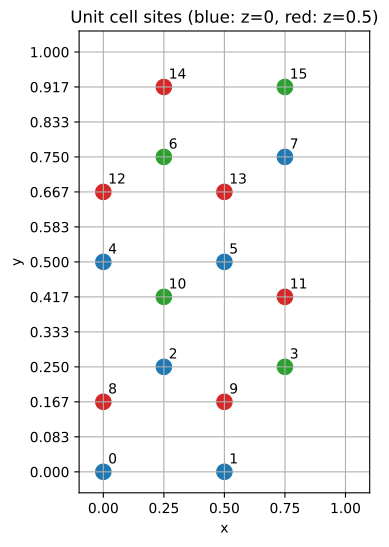

Reproduce this figure in Python.
#!/bin/python 

import matplotlib.pyplot as plt
from matplotlib.pyplot import figure
from numpy import linspace

#-------------
# site
#-------------
# sites of shifted kagome lattices in rectangular unit cell
atoms=[ (  0, 0 ,0.000000, 0.000000, 0.000000 ),
        (  1, 1 ,0.500000, 0.000000, 0.000000 ),
        (  2, 2 ,0.250000, 0.250000, 0.000000 ),
        (  3, 3 ,0.750000, 0.250000, 0.000000 ),
        (  4, 1 ,0.000000, 0.500000, 0.000000 ),
        (  5, 0 ,0.500000, 0.500000, 0.000000 ),
        (  6, 3 ,0.250000, 0.750000, 0.000000 ),
        (  7, 2 ,0.750000, 0.750000, 0.000000 ),
        (  8, 1 ,0.000000, 0.166667, 0.500000 ),
        (  9, 0 ,0.500000, 0.166667, 0.500000 ),
        ( 10, 3 ,0.250000, 0.416667, 0.500000 ),
        ( 11, 2 ,0.750000, 0.416667, 0.500000 ),
        ( 12, 0 ,0.000000, 0.666667, 0.500000 ),
        ( 13, 1 ,0.500000, 0.666667, 0.500000 ),
        ( 14, 2 ,0.250000, 0.916667, 0.500000 ),
        ( 15, 3 ,0.750000, 0.916667, 0.500000 ) ]


#-------------
# plot
#-------------
fig = figure(figsize=(7,6))
fig.add_subplot(111)
ax = fig.axes[0]

for i,m,x,y,z in atoms:
    if m == 3:
      c = 'tab:green'
    else:
      if z == 0:
        c = 'tab:blue'
      else:
        c = 'tab:red'

    ax.scatter(x,y,s=120, c=c)
    ax.text( x+0.02, y+0.02, str(i), fontsize=10)

ax.set_xlim(-0.1,1.1)
ax.set_ylim(-0.05,1.05)
ax.set_yticks(linspace(0,1,13))
ax.set_xlabel('x')
ax.set_ylabel('y')
ax.set_title('Unit cell sites (blue: z=0, red: z=0.5)')
ax.set_aspect(3**(1/2))
ax.grid(True)

p2out='./main.pdf'
plt.savefig(p2out, bbox_inches='tight')
